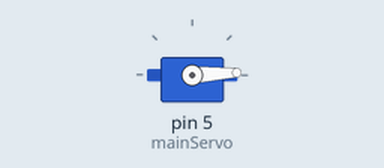
This sketch was run on a simulated Arduino Uno, built with avr-gcc and run on an emulated ATmega328P. On the bench: servo.

Above: at 0.05 s.
At 1.3 s:
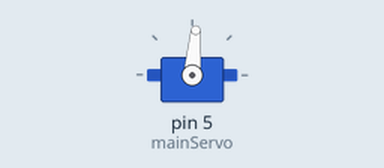
At 2.6 s:
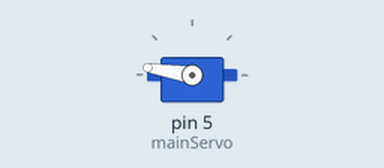
At 5.2 s:
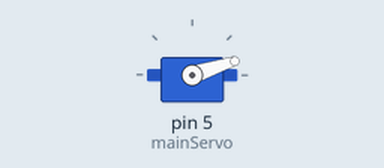
Timing chart, 0 to 7.1 s (numbered marks = the images above):
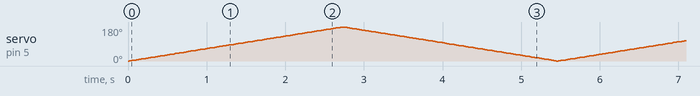

The sketch:

Servo.ino
```cpp
//STAND ARDUINO BRAZO ROBOTICO
#include <Servo.h>

Servo mainServo;
int pos = 0;

void setup() {
  // put your setup code here, to run once:
  Serial.begin(9600);
  mainServo.attach(5);
}

void loop() {
  // put your main code here, to run repeatedly:
  for (pos = 0; pos <= 180; pos += 1) { // goes from 0 degrees to 180 degrees
    // in steps of 1 degree
    mainServo.write(pos);              // tell servo to go to position in variable 'pos'
    delay(15);                       // waits 15ms for the servo to reach the position
  }
  for (pos = 180; pos >= 0; pos -= 1) { // goes from 180 degrees to 0 degrees
    mainServo.write(pos);              // tell servo to go to position in variable 'pos'
    delay(15);                       // waits 15ms for the servo to reach the position
  }

}
```
